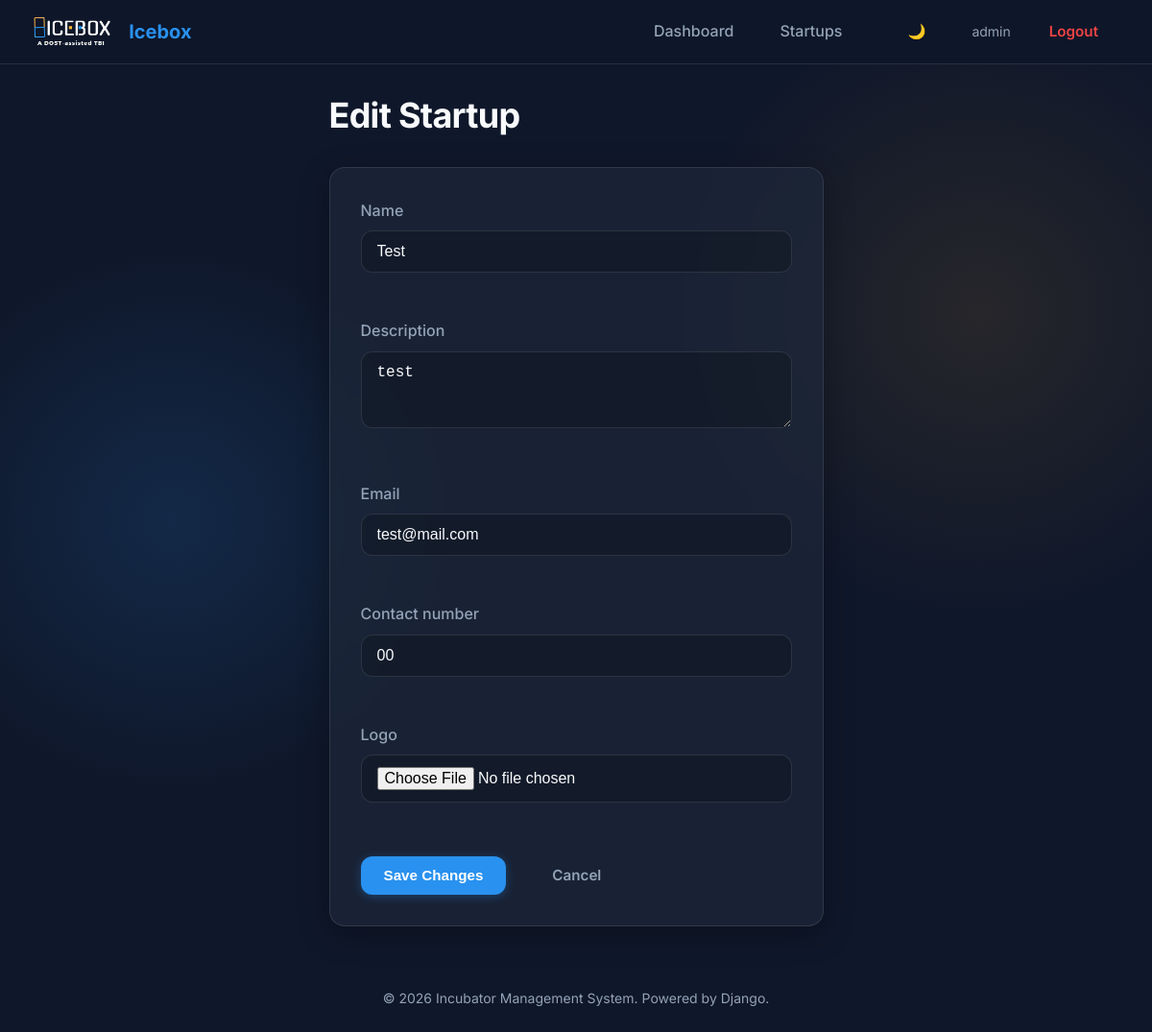
The app's page /startups/1/edit/ (signed in) with its own data.
### incubator/models.py (models this page shows, shortened)
class User(AbstractUser):
    ROLE_CHOICES = (
        ('super_admin', 'Super Admin'),
        ('admin', 'Admin'),
        ('incubatee', 'Incubatee'),
    )
    role = models.CharField(max_length=20, choices=ROLE_CHOICES, default='incubatee')
    middle_name = models.CharField(max_length=100, blank=True, null=True)
    contact_number = models.CharField(max_length=20, blank=True, null=True)
    created_by = models.ForeignKey('self', on_delete=models.SET_NULL, null=True, blank=True)

class Startup(models.Model):
    STAGE_CHOICES = (
        ('ideation', 'Ideation'),
        ('validation', 'Validation'),
        ('scaling', 'Scaling'),
    )
    name = models.CharField(max_length=200)
    description = models.TextField(blank=True, null=True)
    logo = models.ImageField(upload_to='startup_logos/', blank=True, null=True)
    industry = models.CharField(max_length=100, blank=True, null=True)
    stage = models.CharField(max_length=50, choices=STAGE_CHOICES, default='ideation')
    owner = models.ForeignKey(User, on_delete=models.CASCADE, related_name='owned_startups')
    email = models.EmailField(max_length=120, blank=True, null=True)
    contact_number = models.CharField(max_length=20, blank=True, null=True)
    created_at = models.DateTimeField(default=timezone.now)
    members = models.ManyToManyField(User, through='StartupMember', related_name='startups')

### incubator/views.py (the view)
# urls.py: path('startups/<int:startup_id>/edit/', views.edit_startup, name='edit_startup'),
@login_required
def edit_startup(request, startup_id):
    startup = get_object_or_404(Startup, id=startup_id)
    is_owner = (request.user == startup.owner)
    is_admin = (request.user.role in ['admin', 'super_admin'])
    if not (is_admin or is_owner):
        return redirect('dashboard')
    if request.method == 'POST':
        form = StartupForm(request.POST, request.FILES, instance=startup, user=request.user)
        if form.is_valid():
            form.save()
            messages.success(request, 'Startup updated.')
            return redirect('view_startup', startup_id=startup.id)
    else:
        form = StartupForm(instance=startup, user=request.user)
    return render(request, 'startups/edit.html', {'form': form, 'startup': startup})

### incubator/forms.py
class StartupForm(forms.ModelForm):
    class Meta:
        model = Startup
        fields = ['name', 'description', 'email', 'contact_number', 'logo']
        widgets = {
            'name': forms.TextInput(attrs={'class': 'form-control'}),
            'description': forms.Textarea(attrs={'class': 'form-control', 'rows': 3}),
            'email': forms.EmailInput(attrs={'class': 'form-control'}),
            'contact_number': forms.TextInput(attrs={'class': 'form-control'}),
            'logo': forms.FileInput(attrs={'class': 'form-control'}),
        }
    def __init__(self, *args, **kwargs):
        self.user = kwargs.pop('user', None)
        super(StartupForm, self).__init__(*args, **kwargs)
        if self.user:
            if self.instance and self.instance.pk:
                if self.instance.owner != self.user:
                    if 'logo' in self.fields:
                        del self.fields['logo']

### templates/startups/edit.html (shortened to what this page needs)
{% extends 'base.html' %}
{% block content %}
<div class="flex justify-center">
    <div class="w-full max-w-2xl">
        <h1 class="heading-lg mb-lg">Edit Startup</h1>
        <div class="glass-card">
            <form method="post" enctype="multipart/form-data">
                <div class="grid gap-md">
                    {% for field in form %}
                    <div class="form-group">
                        <label for="{{ field.id_for_label }}" class="form-label">{{ field.label }}</label>
                        {{ field }}
                    </div>
                    {% endfor %}
                </div>
                <div class="flex items-center gap-md mt-lg">
                    <button type="submit" class="btn btn-primary">Save Changes</button>
                    <a href="{% url 'view_startup' startup.id %}" class="btn btn-ghost">Cancel</a>
                </div>
            </form>
        </div>
    </div>
</div>
{% endblock %}

### templates/base.html (shortened to what this page needs)
{% load static %}
<!DOCTYPE html>
<html lang="en">
<head>
    <link rel="stylesheet" href="{% static 'css/main.css' %}">
</head>
<body>
    {% if user.is_authenticated %}
    <header class="main-header">
        <div class="container flex justify-between items-center">
            <a href="{% url 'dashboard' %}" class="flex items-center gap-sm">
                <img src="{% static 'img/logo.png' %}" alt="Icebox Logo" style="height: 40px;">
                <span class="font-bold heading-sm">Icebox</span>
            </a>
            <div class="flex items-center gap-lg">
                <nav class="flex gap-md">
                    <a href="{% url 'dashboard' %}"
                        class="nav-link {% if request.resolver_match.url_name == 'dashboard' %}active{% endif %}">Dashboard</a>
                    {% if user.role == 'admin' or user.role == 'super_admin' %}
                    <a href="{% url 'add_startup' %}"
                        class="nav-link {% if request.resolver_match.url_name == 'add_startup' %}active{% endif %}">Startups</a>
                    {% endif %}
                </nav>
                <div class="flex items-center gap-md">
                    <button id="theme-toggle" class="btn btn-ghost p-sm" aria-label="Toggle Theme">
                        <span id="theme-icon">🌙</span>
                    </button>
                    <div class="flex items-center gap-sm">
                        <span class="text-sm text-muted">{{ user.username }}</span>
                        <a href="{% url 'logout' %}" class="btn btn-ghost text-sm"
                            style="color: var(--danger-color);">Logout</a>
                    </div>
                </div>
            </div>
        </div>
    </header>
    {% endif %}
    <main class="container mt-lg mb-lg">
        {% block content %}
        {% endblock %}
    </main>
    <footer class="container text-center text-muted mb-lg" style="margin-top: 4rem;">
        <p class="text-sm">&copy; {% now "Y" %} Incubator Management System. Powered by Django.</p>
    </footer>
</body>
</html>

### static/css/main.css (style rules this page uses)
:root { --brand-blue: #2991EF; --brand-orange: #F7AE2F; --brand-purple: #8B5CF6; --brand-teal: #14B8A6; --accent-color: var(--brand-blue); --accent-hover: #1c7ed6; --danger-color: #ef4444; --danger-bg: rgba(239, 68, 68, 0.1); --success-color: #22c55e; --success-bg: rgba(34, 197, 94, 0.1); --warning-color: #f59e0b; --warning-bg: rgba(245, 158, 11, 0.1); --info-color: #3b82f6; --info-bg: rgba(59, 130, 246, 0.1); --bg-color: #0F172A; --bg-secondary: #1E293B; --text-primary: #F8FAFC; --text-secondary: #94A3B8; --text-tertiary: #64748B; --border-color: rgba(255, 255, 255, 0.1); --glass-bg: rgba(30, 41, 59, 0.7); --glass-border: 1px solid rgba(255, 255, 255, 0.1); --glass-shadow: 0 8px 32px 0 rgba(0, 0, 0, 0.3); --glass-blur: blur(12px); --space-xs: 0.5rem; --space-sm: 1rem; --space-md: 1.5rem; --space-lg: 2rem; --space-xl: 3rem; --radius-sm: 0.375rem; --radius-md: 0.75rem; --radius-lg: 1rem; --radius-full: 9999px; --font-heading: 'Inter', sans-serif; --font-body: 'Inter', sans-serif; --bg-gradient-1: rgba(41, 145, 239, 0.15); --bg-gradient-2: rgba(247, 174, 47, 0.1); }
*, *::before, *::after { box-sizing: border-box; margin: 0; padding: 0; }
body { background-color: var(--bg-color); color: var(--text-primary); font-family: var(--font-body); line-height: 1.6; min-height: 100vh; background-image: radial-gradient(circle at 15% 50%, var(--bg-gradient-1), transparent 25%), radial-gradient(circle at 85% 30%, var(--bg-gradient-2), transparent 25%); background-attachment: fixed; transition: background-color 0.3s ease, color 0.3s ease; }
img { max-width: 100%; display: block; }
a { color: var(--accent-color); text-decoration: none; transition: color 0.2s ease; }
.container { max-width: 1280px; margin: 0 auto; padding: 0 var(--space-lg); }
.flex { display: flex; }
.items-center { align-items: center; }
.justify-between { justify-content: space-between; }
.justify-center { justify-content: center; }
.gap-sm { gap: var(--space-sm); }
.gap-md { gap: var(--space-md); }
.gap-lg { gap: var(--space-lg); }
.grid { display: grid; }
.mb-lg { margin-bottom: var(--space-lg); }
.mt-lg { margin-top: var(--space-lg); }
.p-sm { padding: var(--space-sm); }
h1, h2, h3, h4, h5, h6 { font-weight: 700; line-height: 1.2; color: var(--text-primary); }
.heading-lg { font-size: 2.25rem; letter-spacing: -0.02em; }
.heading-sm { font-size: 1.25rem; }
.text-sm { font-size: 0.875rem; }
.text-muted { color: var(--text-secondary); }
.text-center { text-align: center; }
.font-bold { font-weight: 700; }
.btn { display: inline-flex; align-items: center; justify-content: center; padding: 0.75rem 1.5rem; border-radius: var(--radius-md); font-weight: 600; font-size: 0.95rem; cursor: pointer; border: none; transition: all 0.2s ease; gap: 0.5rem; line-height: 1; }
.btn-primary { background: var(--accent-color); color: #ffffff; box-shadow: 0 2px 10px rgba(41, 145, 239, 0.3); }
.btn-ghost { background: transparent; color: var(--text-secondary); }
.glass-card { background: var(--glass-bg); backdrop-filter: var(--glass-blur); -webkit-backdrop-filter: var(--glass-blur); border: var(--glass-border); border-radius: var(--radius-lg); box-shadow: var(--glass-shadow); padding: var(--space-lg); overflow: hidden; position: relative; }
.main-header { background: rgba(15, 23, 42, 0.85); backdrop-filter: blur(16px); border-bottom: var(--glass-border); position: sticky; top: 0; z-index: 50; padding: 0.75rem 0; }
.nav-link { color: var(--text-secondary); font-weight: 500; padding: 0.5rem 0.75rem; border-radius: var(--radius-sm); transition: all 0.2s; }
.form-group { margin-bottom: var(--space-md); }
.form-label { display: block; margin-bottom: 0.5rem; font-weight: 500; color: var(--text-secondary); }
.form-control { width: 100%; padding: 0.75rem 1rem; background: rgba(0, 0, 0, 0.2); border: 1px solid var(--border-color); border-radius: var(--radius-md); color: var(--text-primary); font-size: 1rem; transition: border-color 0.2s, box-shadow 0.2s; }

### records on screen
User: username "admin"
Startup: form "Test" "test" "test@mail.com" "00"

### other values on screen
{{ field.label }} "Name" "Description" "Email" "Contact number" "Logo"
